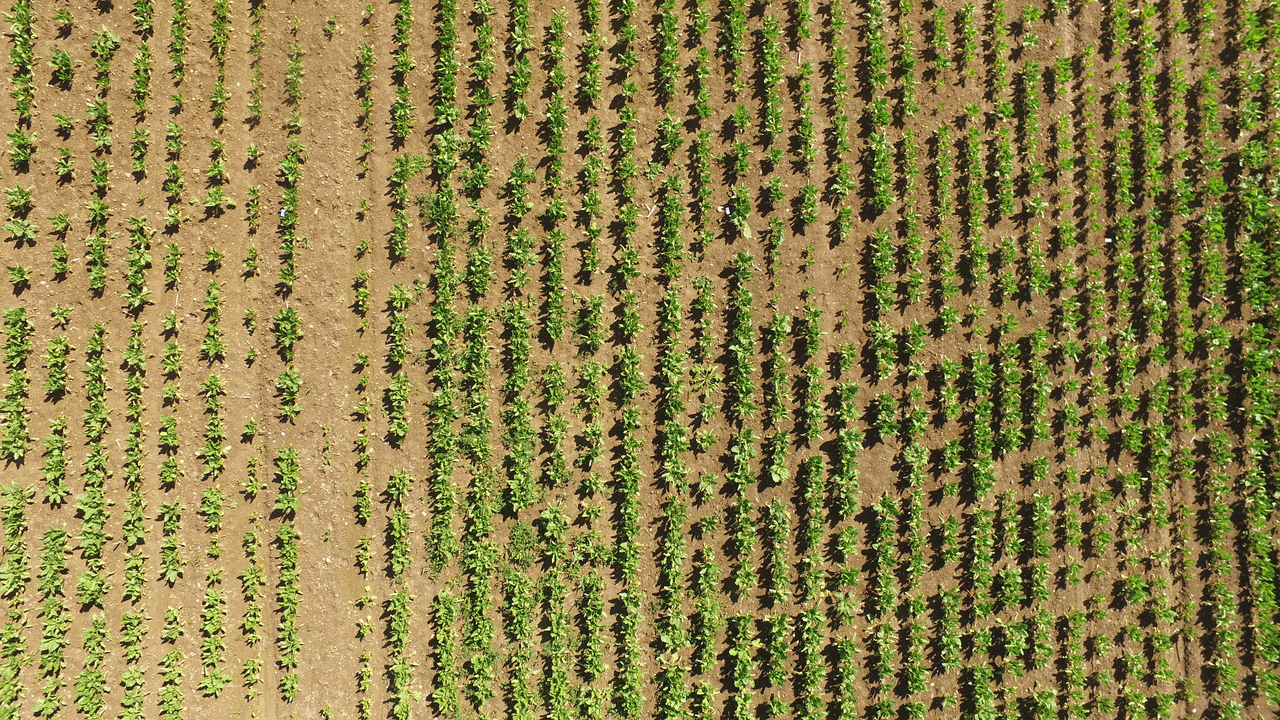
#> input picture A1/data/grass.jpg, 1280 x 720 px
$ python task2.py
#> lines starting #> are read from the running program, lines starting #| are printed output that depends on the picture; after the words box and inside, x2 and y2 are one past the last pixel; in counts of white or black regions, pixels touching at a corner belong together
import numpy as np
import matplotlib.pyplot as plt
from common import *

### Task 2.1 ###
grass_img = plt.imread("../data/grass.jpg")
#> grass_img is the input picture: shape (720, 1280, 3); mean R, G, B 139.4, 128.4, 73
print(grass_img.shape)
#| (720, 1280, 3)

### Task 2.2 ###

grass_img = grass_img / 255 # Scaling from [0, 255] to [0, 1]

fig1 = plt.figure(figsize=(16, 9))

for i in range(grass_img.shape[2]):
    fig1.add_subplot(2, 2, i+1)
    plt.title(f"Image nr. {i}")
    plt.imshow(grass_img[:,:,i], cmap="Greys_r")

fig1.add_subplot(2, 2, 4)
plt.title("RGB Image")
plt.imshow(grass_img)

plt.suptitle("Task 2.2, Single Channel Colors")

### Task 2.3 ###

green_ch = grass_img[:,:,1]
green_ch_thrsh = green_ch > 0.74
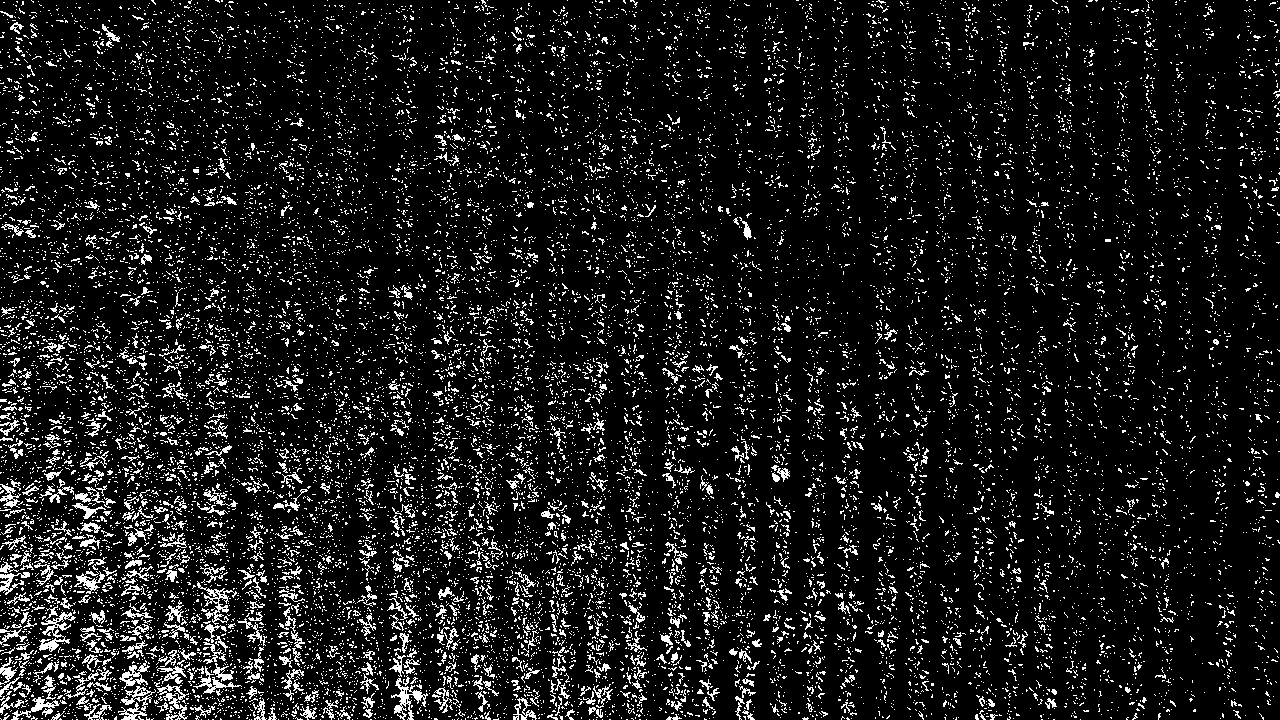
#> green_ch_thrsh: shape (720, 1280) bool; 9.8% white in thin lines or dots
fig2 = plt.figure(figsize=(16, 9))

fig2.add_subplot(2, 2, 1)
plt.title("Thresholded Image")
plt.imshow(green_ch_thrsh, cmap="Greys_r")

fig2.add_subplot(2, 2, 2)
plt.title("Green Channel Image")
plt.imshow(green_ch, cmap="Greys_r")

fig2.add_subplot(2, 2, 3)
plt.title("RGB Image")
plt.imshow(grass_img)

plt.suptitle("Task 2.3, Thresholding Single Channel")

### Task 2.4 ###

fig3 = plt.figure(figsize=(16, 9))

pixel_sum = grass_img[:,:,0] * 0
#> pixel_sum: shape (720, 1280) float64; every value is 0

for i in range(grass_img.shape[2]):
    pixel_sum = pixel_sum + grass_img[:,:,i]
#> this loop made 3 passes
#> pass 1, `pixel_sum = pixel_sum + grass_img[:,:,i]`:
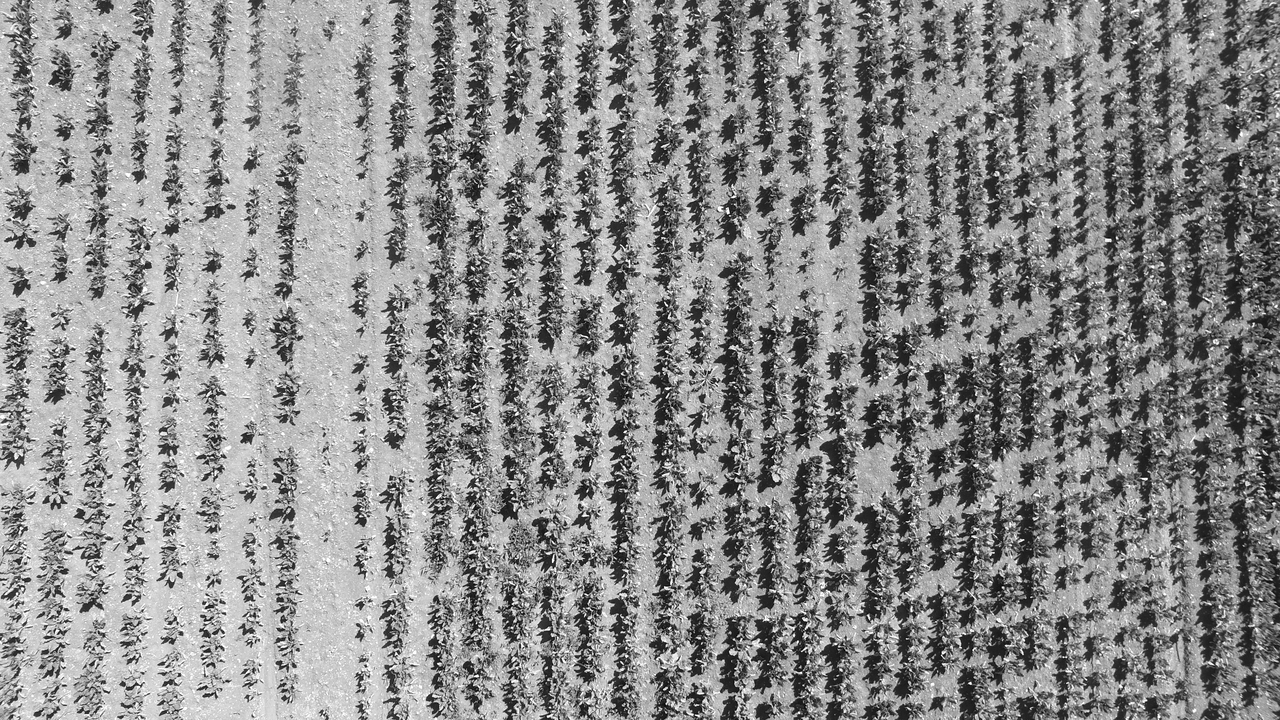
#> pixel_sum: shape (720, 1280) float64; min 0, max 1, mean 0.547

norm_grass_img = grass_img
for i in range(grass_img.shape[2]):
    norm_grass_img[:,:,i] = norm_grass_img[:,:,i] / pixel_sum
#> norm_grass_img: shape (720, 1280, 3) float64; 0% of the values are NaN or infinite; the others: min 0, max 1, mean 0.333

plt.imshow(norm_grass_img)

plt.suptitle("Task 2.4, Normalization of RGB Image")

### Task 2.5 ###

fig4 = plt.figure(figsize=(16, 9))

green_ch = norm_grass_img[:,:,1]
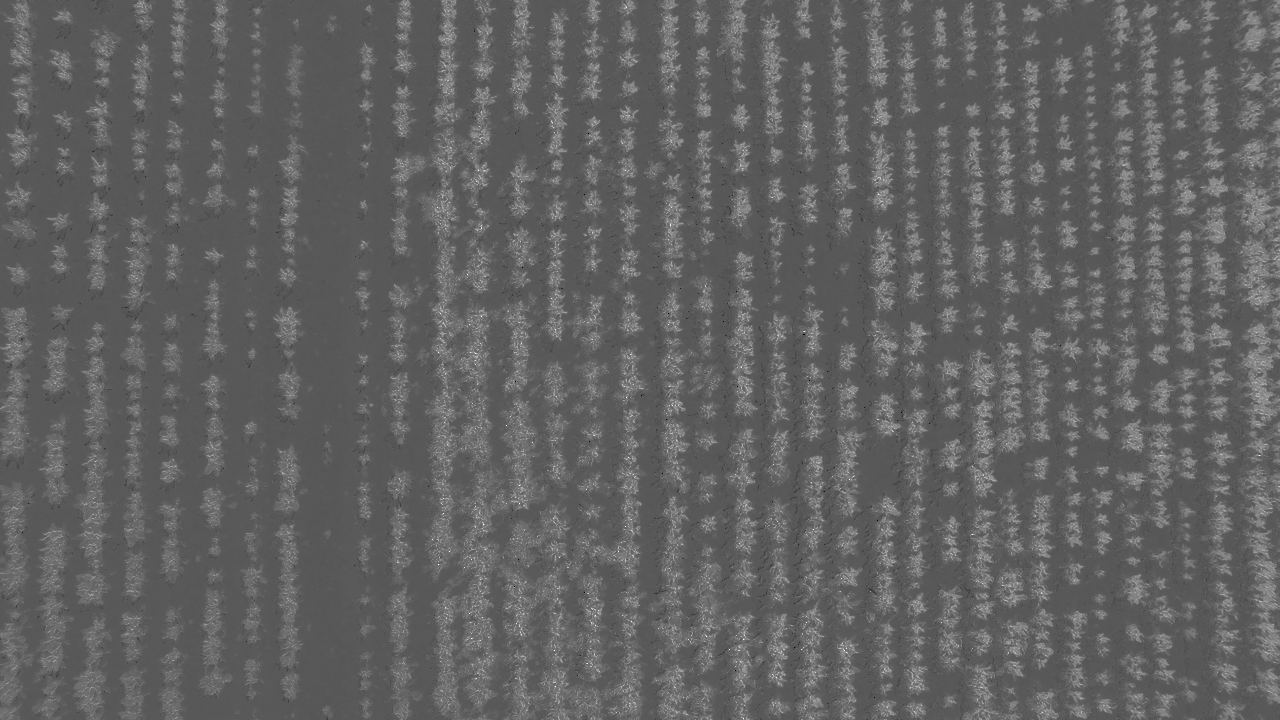
#> green_ch: shape (720, 1280) float64; 0% of the values are NaN or infinite; the others: min 0, max 1, mean 0.385; drawn with min black, max white, NaN and infinite black
green_ch_thrsh = green_ch > 0.40
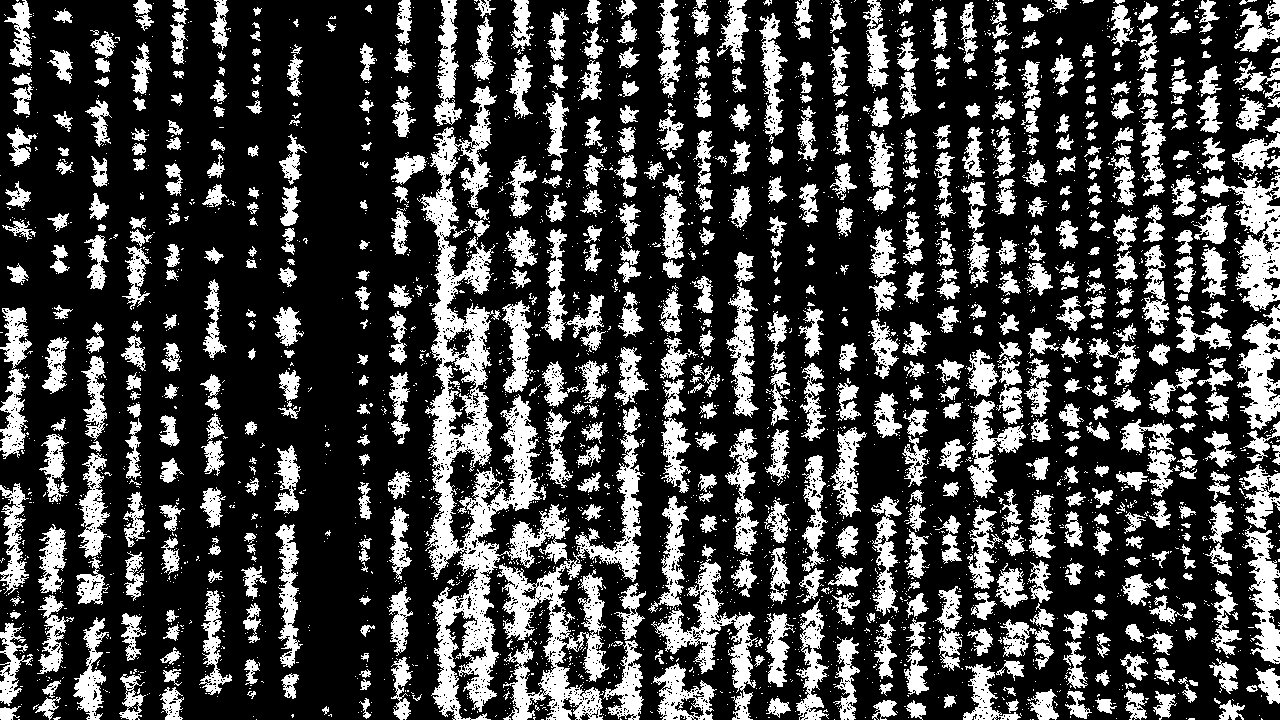
#> green_ch_thrsh: shape (720, 1280) bool; 27.5% white; 3621 white regions (2983 under 20 px), largest, box (x1, y1, x2, y2) and area: (417, 86, 570, 720) 24377, (497, 406, 643, 720) 10669, (651, 544, 758, 720) 4212

fig4.add_subplot(2, 2, 1)
plt.title("Thresholded Image")
plt.imshow(green_ch_thrsh, cmap="Greys_r")

fig4.add_subplot(2, 2, 2)
plt.title("Green Channel Image")
plt.imshow(green_ch, cmap="Greys_r")

fig4.add_subplot(2, 2, 3)
plt.title("RGB Image")
plt.imshow(grass_img)

plt.suptitle("Task 2.5, Normalized Thresholding Single Channel")

plt.show()
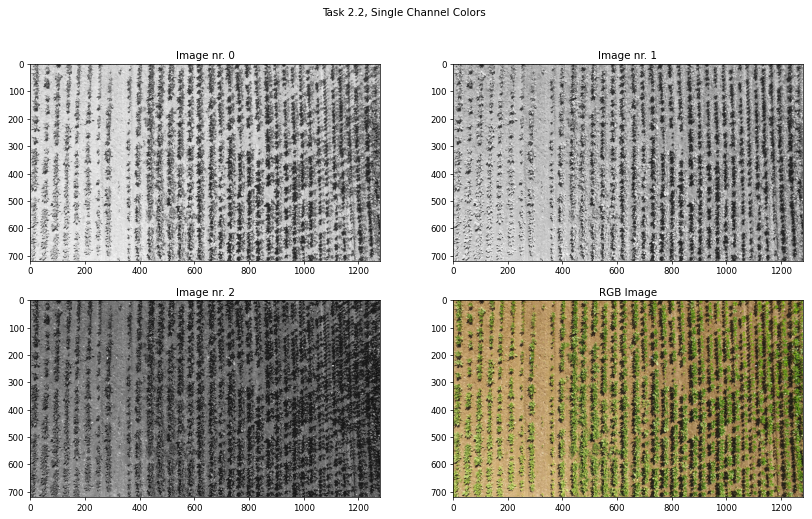
#> figure drawn by matplotlib, 4 panels

$ run again, with A1/data/grid.jpg copied over A1/data/grass.jpg
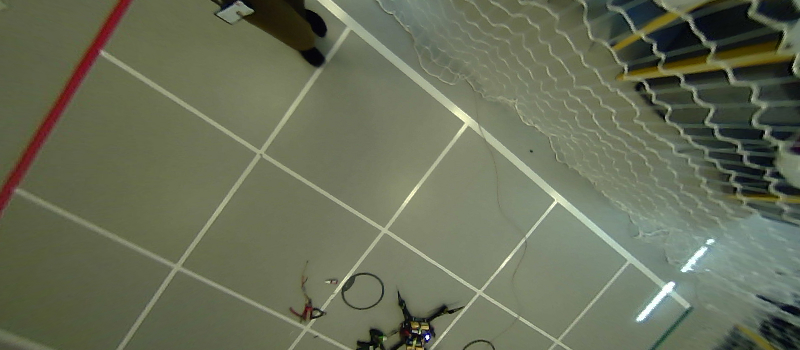
#> input picture A1/data/grid.jpg, 800 x 350 px
#> grass_img is the input picture: shape (350, 800, 3); mean R, G, B 103.7, 109.6, 87.4
#| (350, 800, 3)
#> `green_ch_thrsh = green_ch > 0.74`:
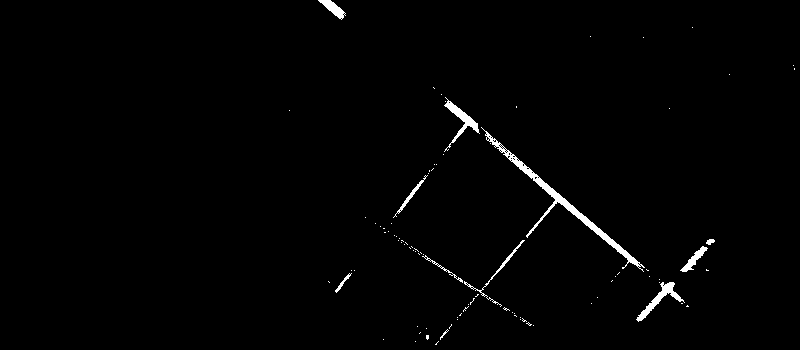
#> green_ch_thrsh: shape (350, 800) bool; 1.2% white; 92 white regions (81 under 20 px), largest, box (x1, y1, x2, y2) and area: (481, 127, 645, 272) 1346, (636, 282, 685, 322) 421, (444, 97, 480, 152) 409
#> `plt.show()`:
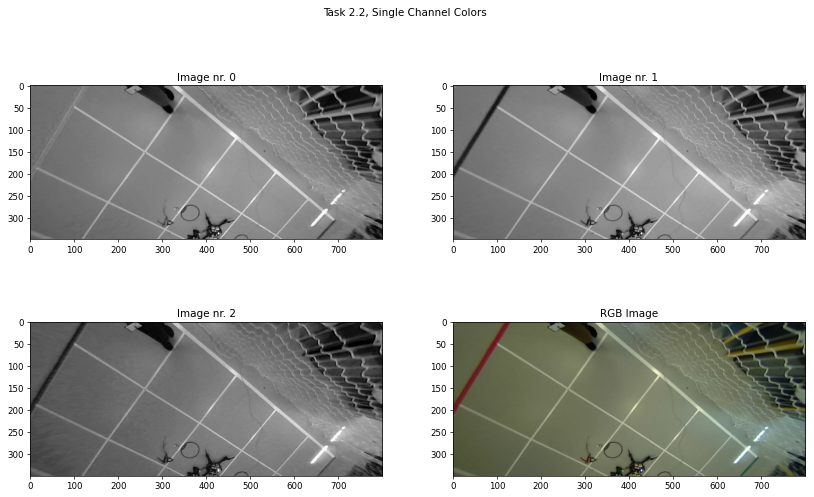
#> figure drawn by matplotlib, 4 panels
